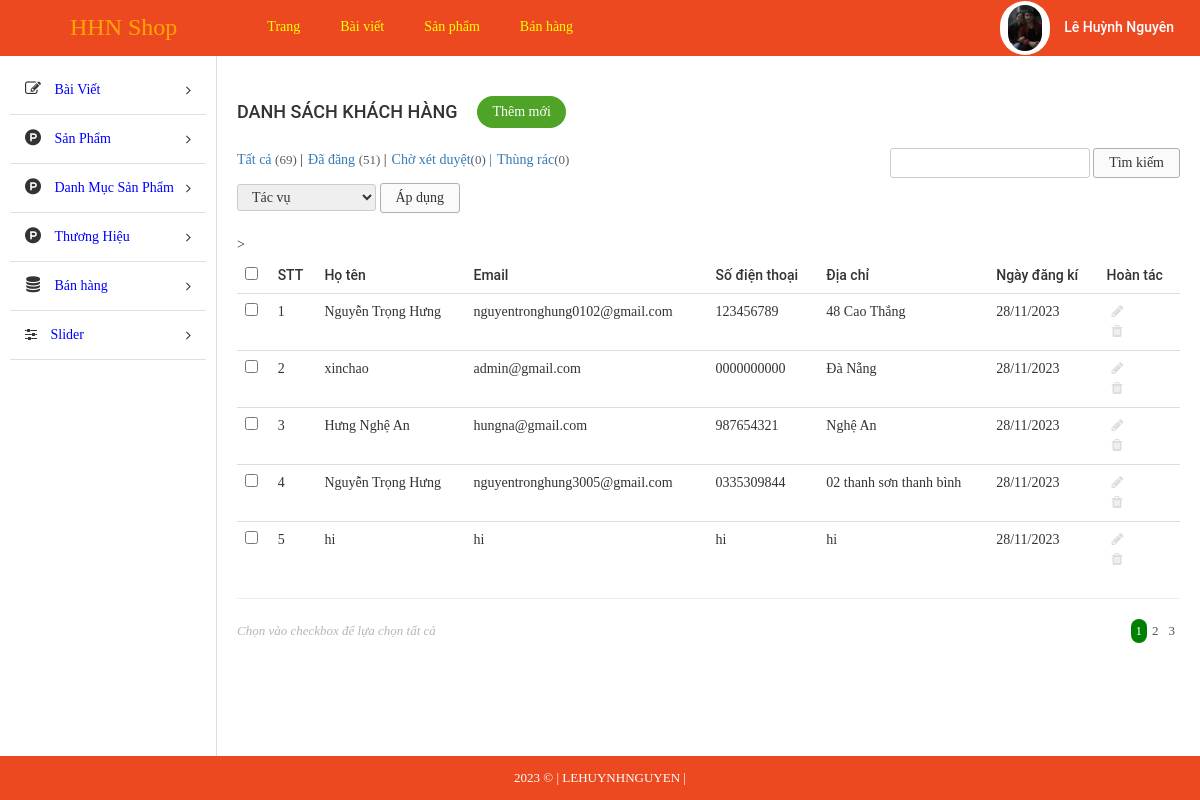
/admin/index.php?modules=customers&controllers=index&action=list (signed in), run on the app's committed database.
### tables this page shows
CREATE TABLE `tbl_customer` (
  `id` int(11) NOT NULL,
  `username` varchar(255) NOT NULL,
  `password` varchar(255) NOT NULL,
  `fullname` varchar(255) NOT NULL,
  `mail` varchar(255) NOT NULL,
  `phone` varchar(10) NOT NULL,
  `address` text NOT NULL,
  `create_date` varchar(255) NOT NULL
);

### admin/libraries/database.php (called while the page is built, shortened)
<?php
function db_query($query_string) {
    global $conn;
    $result = mysqli_query($conn, $query_string);
    return $result;
}
function db_fetch_array($query_string) {
    $result = array();
    $mysqli_result = db_query($query_string);
    while ($row = mysqli_fetch_assoc($mysqli_result)) {
        $result[] = $row;
    }
    return $result;
}

### admin/modules/customers/models/indexModel.php (called while the page is built)
<?php
function getAllCustomer(){
	return db_fetch_array("SELECT * FROM `tbl_customer`");
}
 ?>

### admin/modules/customers/controllers/indexController.php (called while the page is built, shortened)
<?php
function listAction() {
	$data_tmp =  getAllCustomer();
	if(!empty($_GET['page'])){
		$page = $_GET['page'];
	}else{
		$page =1;
	}
	$numProduct = count($data_tmp);
	$productOnPage = 5;
	$num = ceil($numProduct/$productOnPage);
	$start = ($page - 1) * $productOnPage;
	$res =[];
	for ($i=$start; $i < $start+$productOnPage; $i++) {
		if(isset($data_tmp[$i]))
        $res[] = $data_tmp[$i];
	};
	$data = [$res, $num, $page];
	 load_view('index',$data);
}
?>

### admin/core/router.php (called while the page is built, shortened)
<?php
$action_name = get_action().'Action';
call_function(array('construct', $action_name));

### admin/core/appload.php (called while the page is built, shortened)
<?php
require CONFIGPATH . DIRECTORY_SEPARATOR . 'database.php';
require LIBPATH . DIRECTORY_SEPARATOR . 'database.php';
require COREPATH . DIRECTORY_SEPARATOR . 'base.php';
require COREPATH . DIRECTORY_SEPARATOR . 'router.php';

### admin/index.php (called while the page is built, shortened)
<?php
require COREPATH.DIRECTORY_SEPARATOR.'appload.php';

### admin/modules/customers/views/indexView.php (the view, shortened to what this page needs)
<div id="main-content-wp" class="list-product-page">
    <div class="wrap clearfix">
        <div id="content" class="fl-right">
            <div class="section" id="title-page">
                <div class="clearfix">
                    <h3 id="index" class="fl-left">Danh sách khách hàng</h3>
                    <a href="?page=add_cat" title="" id="add-new" class="fl-left">Thêm mới</a>
                </div>
            </div>
            <div class="section" id="detail-page">
                <div class="section-detail">
                    <div class="filter-wp clearfix">
                        <ul class="post-status fl-left">
                            <li class="all"><a href="">Tất cả <span class="count">(69)</span></a> |</li>
                            <li class="publish"><a href="">Đã đăng <span class="count">(51)</span></a> |</li>
                            <li class="pending"><a href="">Chờ xét duyệt<span class="count">(0)</span> |</a></li>
                            <li class="pending"><a href="">Thùng rác<span class="count">(0)</span></a></li>
                        </ul>
                        <form method="GET" class="form-s fl-right">
                            <input type="text" name="s" id="s">
                            <input type="submit" name="sm_s" value="Tìm kiếm">
                        </form>
                    </div>
                    <div class="actions">
                        <form method="GET" action="" class="form-actions">
                            <select name="actions">
                                <option value="0">Tác vụ</option>
                            </select>
                            <input type="submit" name="sm_action" value="Áp dụng">
                        </form>
                    </div>
                    <div class="table-responsive">
                        <table class="table list-table-wp">
                            <thead>
                                <tr>
                                    <td><input type="checkbox" name="checkAll" id="checkAll"></td>
                                    <td><span class="thead-text">STT</span></td>
                                    <td><span class="thead-text">Họ tên</span></td>
                                    <td><span class="thead-text">Email</span></td>
                                    <td><span class="thead-text">Số điện thoại</span></td>
                                    <td><span class="thead-text">Địa chỉ</span></td>
                                    <td><span class="thead-text">Ngày đăng kí</span></td>>
                                    <td><span class="thead-text">Hoàn tác</span></td>
                                </tr>
                            </thead>
                            <tbody>
                                <?php if(!empty($data['0']))  foreach ($data['0'] as $key => $value) {?>
                                <tr>
                                    <td><input type="checkbox" name="checkItem" class="checkItem"></td>
                                    <td><span class="tbody-text"><?php echo ($key +1); ?></h3></span>
                                    <td><span class="tbody-text"><?php echo $value['fullname']; ?></h3></span>
                                    <td><span class="tbody-text"><?php echo $value['mail']; ?></span></td>
                                    <td><span class="tbody-text"><?php echo $value['phone']; ?></span></td>
                                    <td><span class="tbody-text"><?php echo $value['address']; ?></span></td>
                                    <td><span class="tbody-text"><?php echo $value['create_date']; ?></span></td>
                                    <td>
                                        <ul class="list-operation ">
                                            <li><a href="" title="Sửa" class="edit"><i class="fa fa-pencil" aria-hidden="true"></i></a></li>
                                            <li><a href="" title="Xóa" class="delete"><i class="fa fa-trash" aria-hidden="true"></i></a></li>
                                        </ul>
                                    </td>
                                </tr>
                                <?php }; ?>
                            </tbody>
                        </table>
                        <hr>
                    </div>
                </div>
            </div>
            <div class="section" id="paging-wp">
                <div class="section-detail clearfix">
                    <p id="desc" class="fl-left">Chọn vào checkbox để lựa chọn tất cả</p>
                    <ul id="list-paging" class="fl-right">
                         <?php for ($i=1; $i <= $data['1'] ; $i++) { ?>
                        <li>
                            <a <?php if($i == $data['2']) echo 'style="background-color: green;color:white; border-radius:300px;"';  ?>  href="?modules=categorys&controllers=index&action=list&page=<?php echo $i; ?>" title=""><?php echo $i; ?></a>
                        </li>
                        <?php }; ?>
                    </ul>
                </div>
            </div>
        </div>
    </div>
</div>

### admin/core/base.php (shortened to what this page needs)
<?php
function get_module() {
    global $config;
    $module = isset($_GET['modules']) ? $_GET['modules'] : $config['default_module'];
    return $module;
}
function call_function($list_function = array()) {
    if (is_array($list_function)) {
        foreach ($list_function as $f) {
            if (function_exists($f())) {
                $f();
            }
        }
    }
}
function load_view($name, $data_send = array()) {
    $data = $data_send;
    $path = MODULESPATH . DIRECTORY_SEPARATOR . get_module() . DIRECTORY_SEPARATOR . 'views' . DIRECTORY_SEPARATOR . $name . 'View.php';
    if (file_exists($path)) {
        require $path;
    } else {
        echo "Không tìm thấy {$path}";
    }
}
function get_header($name = '') {
    global $data;
    if (empty($name)) {
        $name = 'header';
    } else {
        $name = "header-{$name}";
    }
    $path = LAYOUTPATH . DIRECTORY_SEPARATOR . $name . '.php';
    if (file_exists($path)) {
        if (is_array($data)) {
            foreach ($data as $key => $a) {
                $$key = $a;
            }
        }
        require $path;
    } else {
        echo "Không tìm thấy {$path}";
    }
}
function get_footer($name = '') {
    global $data;
    if (empty($name)) {
        $name = 'footer';
    } else {
        $name = "footer-{$name}";
    }
    $path = LAYOUTPATH . DIRECTORY_SEPARATOR . $name . '.php';
    if (file_exists($path)) {
        if (is_array($data)) {
            foreach ($data as $key => $a) {
                $$key = $a;
            }
        }
        require $path;
    } else {
        echo "Không tìm thấy {$path}";
    }
}
function get_sidebar($name = '') {
    global $data;
    if (empty($name)) {
        $name = 'sidebar';
    } else {
        $name = "sidebar-{$name}";
    }
    $path = LAYOUTPATH . DIRECTORY_SEPARATOR . $name . '.php';
    if (file_exists($path)) {
        if (is_array($data)) {
            foreach ($data as $key => $a) {
                $$key = $a;
            }
        }
        require $path;
    } else {
        echo "Không tìm thấy {$path}";
    }
}
?>

### admin/public/css/import/global.css (style rules this page uses)
body { font-family: "Roboto Regular"; font-size: 14px; line-height: 24px; color: #333; }
.fl-left { float: left; }
.fl-right { float: right; }
ul li { list-style: none!important; }
a { text-decoration: none!important; }

### admin/public/css/import/list_post.css (style rules this page uses)
#content { width: 82%; border-left: 1px solid #ddd; padding: 20px; }
#add-new { display: inline-block; color: #fff; background: #4fa327; padding: 4px 15px; margin: 20px; border-radius: 20px; }
#index { font-family: 'Roboto Medium'; font-weight: normal; text-transform: uppercase; font-size: 18px; padding: 24px 0px; }
.list-table-wp thead tr td { font-family: 'Roboto Medium'; font-weight: normal; }
.list-operation li { float: left; }
.list-operation li a { display: block; padding: 0px 5px; color: #ddd; }
.list-operation { width: 25%; }
#paging-wp #desc { font-size: 13px; color: #b5b5b5; font-style: italic; }
#list-paging li { float: left; }
#list-paging li a { display: inline-block; color: #555; font-size: 13px; padding: 0px 5px; }
.filter-wp { margin-bottom: 5px; }
.actions { margin-bottom: 20px; }
.post-status li { float: left; font-size: 14px; margin-right: 5px; }
.post-status li .count { color: #555d66; font-size: 13px; display: inline-block; }
.form-s input[type="text"], .form-actions select { border-radius: 3px; border: 1px solid #ccc; padding: 2px 10px; }
.form-s input[type="submit"], .form-actions input[type="submit"] { border-radius: 3px; border: 1px solid #afafaf; padding: 2px 15px; background: #fafafa; }
.form-actions select { padding: 4px 10px; }

### admin/public/css/import/menu.css (style rules this page uses)
.actions select { border-radius: 3px; border: 1px solid #ccc; padding: 4px 10px; }

### admin/public/css/import/detail_order.css (style rules this page uses)
.table { margin-bottom: 0!important; }

### data on the page
tbl_customer: fullname "Nguyễn Trọng Hưng", mail "nguyentronghung0102@gmail.com", phone "123456789", address "48 Cao Thắng", create_date "28/11/2023"
tbl_customer: fullname "xinchao", mail "admin@gmail.com", phone "0000000000", address "Đà Nẵng", create_date "28/11/2023"
tbl_customer: fullname "Hưng Nghệ An", mail "hungna@gmail.com", phone "987654321", address "Nghệ An", create_date "28/11/2023"
tbl_customer: fullname "Nguyễn Trọng Hưng", mail "nguyentronghung3005@gmail.com", phone "0335309844", address "02 thanh sơn thanh bình", create_date "28/11/2023"
tbl_customer: fullname "hi", mail "hi", phone "hi", address "hi", create_date "28/11/2023"
